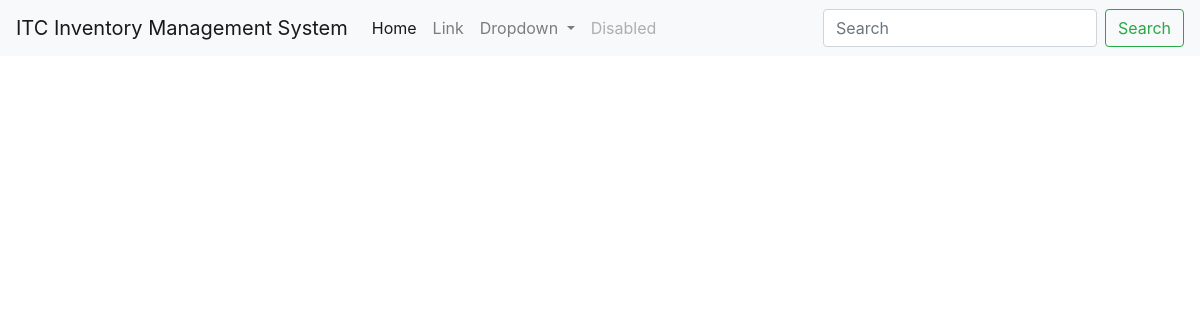
The app's page /, older data.
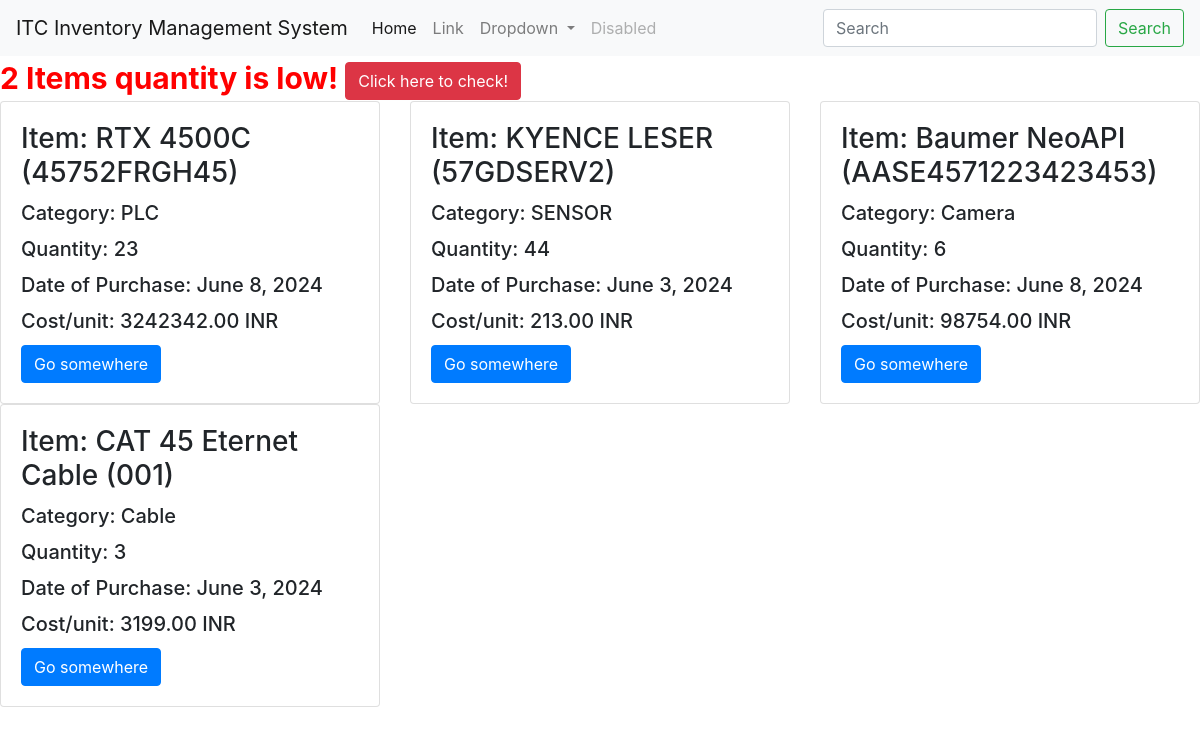
The same page, newer data.
### inventory/models.py (models this page shows)
class ExplicitPurchase(models.Model):
    entry_date = models.DateTimeField(auto_now_add=True)
    category = models.ForeignKey(Category, on_delete=models.CASCADE)
    item = models.ForeignKey(Item, on_delete=models.CASCADE)
    custom_item_id = models.CharField(max_length=50)  # Renamed to avoid conflict
    date_of_purchase = models.DateField()
    quantity = models.IntegerField()
    cost = models.DecimalField(max_digits=10, decimal_places=2)
    def __str__(self):
        return f"Purchase of {self.quantity} {self.item.name}(s) ({self.custom_item_id}) on {self.date_of_purchase} costing {self.cost}"

class Item(models.Model):
    name = models.CharField(max_length=100)
    custom_item_id = models.CharField(max_length=50, unique=True)
    category = models.ForeignKey(Category, on_delete=models.CASCADE)
    def __str__(self):
        return f"{self.name} ({self.custom_item_id})"

class Category(models.Model):
    name = models.CharField(max_length=100)
    def __str__(self):
        return self.name

### inventory/views.py (the view)
# urls.py: path("",views.home,name="home"),
@cache_control(no_cache=True, must_revalidate=True, no_store=True)
def home(request):
    purchase = ExplicitPurchase.objects.all()
    low_quantity_items = purchase.filter(quantity__lt=10)
    low_quantity_count = low_quantity_items.count()
    print(purchase)
    context = {
        "purchase": purchase,
        'low_quantity_items': low_quantity_items,
        "low_quantity_count": low_quantity_count
    }
    print(context)
    return render(request, 'inventory/html/home.html', context)

### inventory/templates/inventory/html/home.html (shortened to what this page needs)
{% load static %}
<!doctype html>
<html lang="en">
  <head>
    <link rel="stylesheet" href="https://cdn.jsdelivr.net/npm/bootstrap@4.1.3/dist/css/bootstrap.min.css">
  </head>
  <body>
    <nav class="navbar navbar-expand-lg navbar-light bg-light">
  <a class="navbar-brand" href="#">ITC Inventory Management System</a>
  <div class="collapse navbar-collapse" id="navbarSupportedContent">
    <ul class="navbar-nav mr-auto">
      <li class="nav-item active">
        <a class="nav-link" href="#">Home <span class="sr-only">(current)</span></a>
      </li>
      <li class="nav-item">
        <a class="nav-link" href="#">Link</a>
      </li>
      <li class="nav-item dropdown">
        <a class="nav-link dropdown-toggle" href="#" id="navbarDropdown" role="button" data-toggle="dropdown" aria-haspopup="true" aria-expanded="false">
          Dropdown
        </a>
      </li>
      <li class="nav-item">
        <a class="nav-link disabled" href="#">Disabled</a>
      </li>
    </ul>
    <form class="form-inline my-2 my-lg-0">
      <input class="form-control mr-sm-2" type="search" placeholder="Search" aria-label="Search">
      <button class="btn btn-outline-success my-2 my-sm-0" type="submit">Search</button>
    </form>
  </div>
</nav>
   {% if low_quantity_count > 0 %}
   <marquee style = "color:red;font-weight:bold;font-size:30px"behavior="scroll" direction="left">{{ low_quantity_count }} Items quantity is low!
        <button class= "btn btn-danger" onclick="toggleLowQuantityItems()">
            Click here to check!
        </button>
    </marquee>
    {% endif %}
<div class="row">
    {%for obj in purchase%}
  <div class="col-sm-4">
    <div class="card">
      <div class="card-body">
        <h3 class="card-title">Item: {{obj.item}}</h3>
        <h5 class="card-title">Category: {{obj.category}}</h5>
        <h5 class="card-title">Quantity: {{obj.quantity}}</h5>
        <h5 class="card-title">Date of Purchase: {{obj.date_of_purchase}}</h5>
        <h5 class="card-title">Cost/unit: {{obj.cost}} INR</h5>
        <a href="#" class="btn btn-primary">Go somewhere</a>
      </div>
    </div>
  </div>
  {%endfor%}
</div>
  </body>
</html>

Row changes from the older to the newer data that the page shows:
added ExplicitPurchase: item "RTX 4500C (45752FRGH45)", category "PLC", quantity "23", date_of_purchase "June 8, 2024", cost "3242342.00"
added ExplicitPurchase: item "KYENCE LESER (57GDSERV2)", category "SENSOR", quantity "44", date_of_purchase "June 3, 2024", cost "213.00"
added ExplicitPurchase: item "Baumer NeoAPI (AASE4571223423453)", category "Camera", quantity "6", date_of_purchase "June 8, 2024", cost "98754.00"
added ExplicitPurchase: item "CAT 45 Eternet Cable (001)", category "Cable", quantity "3", date_of_purchase "June 3, 2024", cost "3199.00"
Text that changed along with them:
{{ low_quantity_count }}: (not shown) → "2"
text now shown: "Items quantity is low! Click here to check!"
